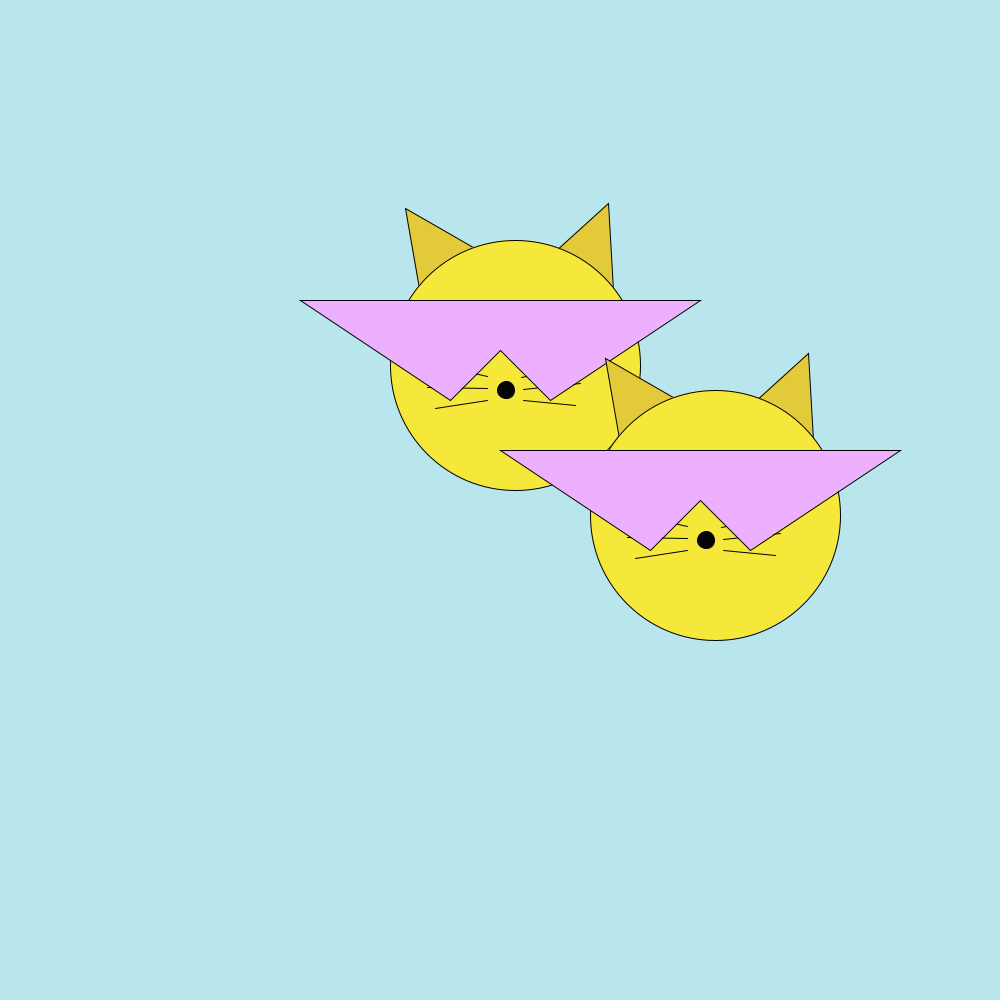
Frame 1 (no input)
Frame 60 (the mouse pressed at the canvas centre just before this capture): identical to frame 1, image omitted
Frame 120 (the mouse held since frame 60 and released just before this capture): identical to frame 1, image omitted

The Processing sketch that drew this single still picture (run headless with seeded random() and noise(); from frame 60 on, the mouse is pressed at the canvas centre):

// Processing sketch: Partner_Functions
// ── Partner_Functions.pde
void setup() {
  size(1000,1000);
}

void draw() {
  background(185, 229, 237);
  translate(500,500);
  cat();
  translate(0, -150);
  sunglasses();
  translate(200,300);
  cat();
  translate(0, -150);
  sunglasses();

   
}
//I used my old code here from github
//https://github.com/sfullerton26/introcs/tree/main/functions_exercise
void cat() {
  push();
  translate(-500, -500);
  fill(227, 202, 59);
   triangle(420,294, 478, 250, 405, 208); // cat ear 1 left
   triangle(554, 252, 613, 290, 608, 203); // cat ear 2 right
   fill(245, 232, 59);
   circle(515, 365, 250); // main cat face
   fill(5,5,5);
   circle(471, 327, 30); // left cat eye
   circle(541, 327, 30); // right cat eye
   circle(506, 390, 17); // cat nose
   //wiskers
   line(425, 362, 487, 376); 
   line(427, 387, 487, 388);
   line(435, 408, 487, 400);
   line(521, 377, 577 ,366);
   line(523, 389, 580, 383);
   line(523,400, 575, 405);
  pop();
}
//I used janani's code here from her github
//https://github.com/JananiBhagat/intro-cs/tree/main/functions_exercise
void sunglasses() {
  push();
  translate(-400, -550);
  beginShape();
  fill(237, 176, 255);
  vertex(500, 500);
  vertex(200, 500);
  vertex(350, 600);
  vertex(400, 550);
  vertex(450, 600);
  vertex(600, 500);
  
  endShape(CLOSE);
  pop();
}
